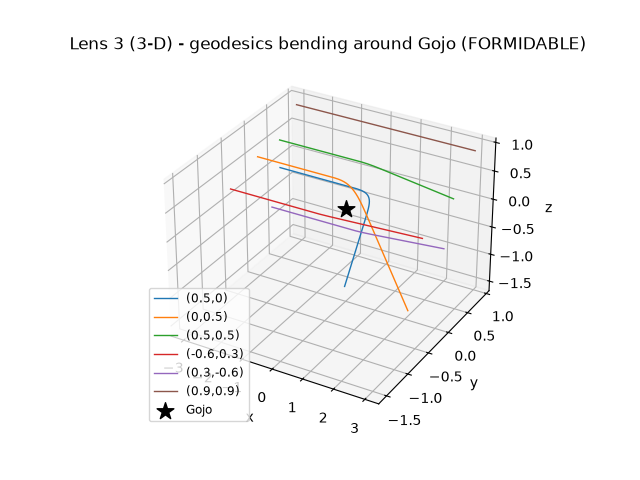
#> input picture infinity-lab/artifacts/gojo_geodesic_3d.png, 640 x 480 px
$ python build_poster.py
#> lines starting #> are read from the running program, lines starting #| are printed output that depends on the picture
#!/usr/bin/env python3
"""Stitch one headline still per project into a single shareable poster.

Writes ``artifacts/poster.png``. Requires matplotlib — run it with the venv:

    .venv/bin/python gallery/build_poster.py

It composes existing PNG stills already in ``artifacts/`` (rendered by the
package viz adapters), so it never recomputes any math; it is pure presentation.
"""
from __future__ import annotations

import os
import sys

HERE = os.path.dirname(os.path.abspath(__file__))
ROOT = os.path.dirname(HERE)
ARTIFACTS = os.path.join(ROOT, "artifacts")

# (panel title, candidate source stills in priority order)
PANELS: list[tuple[str, list[str]]] = [
    ("Gojo's Infinity — 3-D geodesics bending around Gojo",
     ["gojo_geodesic_3d.png", "gojo_metric_blowup.png", "gojo_geodesic_bundle.png"]),
    ("Mobius — Central Finite Curve  R^-1(0)",
     ["mobius_strip_curve.png", "mobius_krick_heatmap.png"]),
    ("Central Finite Curve — near-maximal Rickness band",
     ["central_finite_curve_projection.png"]),
    ("Mobius — SCMS ridge (crest of max Rickness)",
     ["mobius_ridge.png", "mobius_krick_heatmap.png"]),
]

TITLE = "infinity-lab   ·   anime  x  mathematics, in real code"


def _pick(candidates: list[str]) -> str | None:
    for name in candidates:
        path = os.path.join(ARTIFACTS, name)
        if os.path.exists(path):
            return path
    return None


def build_poster(out_path: str | None = None) -> str:
    """Render the poster and return its path. Raises RuntimeError if matplotlib
    is unavailable or no source stills exist."""
    try:
        import matplotlib
        matplotlib.use("Agg")
        import matplotlib.image as mpimg
        import matplotlib.pyplot as plt
    except Exception as exc:  # pragma: no cover - exercised only without mpl
        raise RuntimeError(f"matplotlib is required (use the venv): {exc}") from exc

    chosen = [(title, _pick(cands)) for title, cands in PANELS]
    chosen = [(title, path) for title, path in chosen if path]
    if not chosen:
        raise RuntimeError(f"no source stills found in {ARTIFACTS}")

    cols = 2
    rows = (len(chosen) + cols - 1) // cols
    fig, axes = plt.subplots(rows, cols, figsize=(cols * 5.3, rows * 4.1))
    flat = axes.ravel() if hasattr(axes, "ravel") else [axes]
    for ax, (title, path) in zip(flat, chosen):
        ax.imshow(mpimg.imread(path))
        ax.set_title(title, fontsize=11)
        ax.axis("off")
    for ax in flat[len(chosen):]:
        ax.axis("off")
#> this loop made 0 passes

    fig.suptitle(TITLE, fontsize=17, y=0.995)
    fig.tight_layout(rect=(0, 0, 1, 0.97))
    out_path = out_path or os.path.join(ARTIFACTS, "poster.png")
    fig.savefig(out_path, dpi=140)
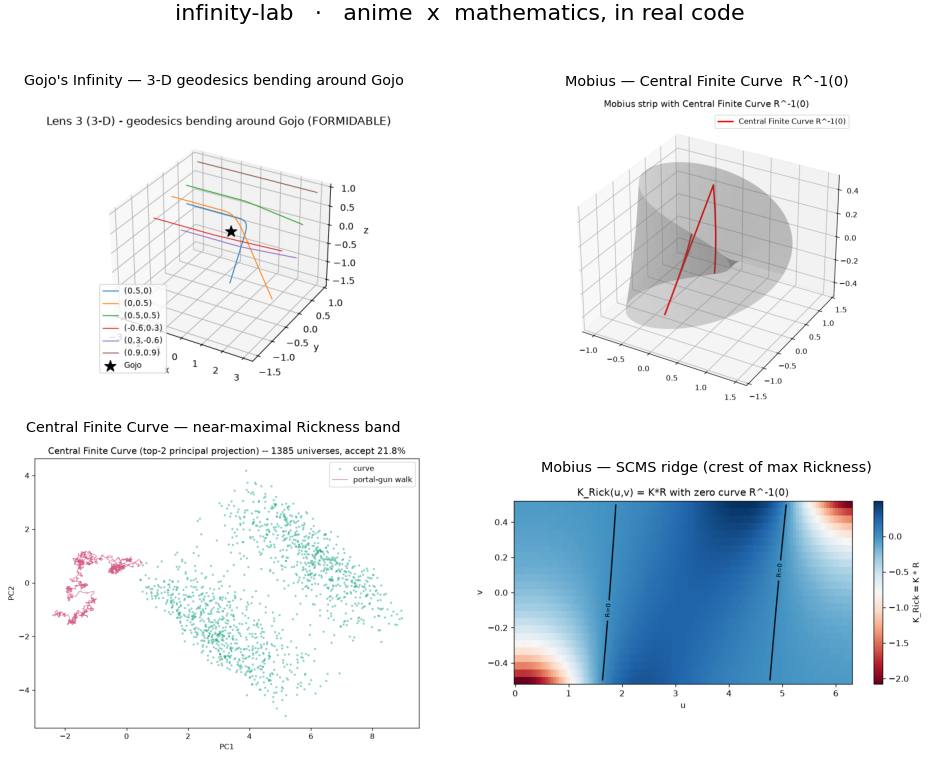
#> figure drawn by matplotlib, 4 panels
    plt.close(fig)
    return out_path


def main() -> int:
    try:
        out = build_poster()
    except RuntimeError as exc:
        print(str(exc), file=sys.stderr)
        return 1
    print(f"Wrote {out} ({os.path.getsize(out)} bytes) from {len(PANELS)} candidate panels")
    return 0


if __name__ == "__main__":
    raise SystemExit(main())
#> (the program exits here)
